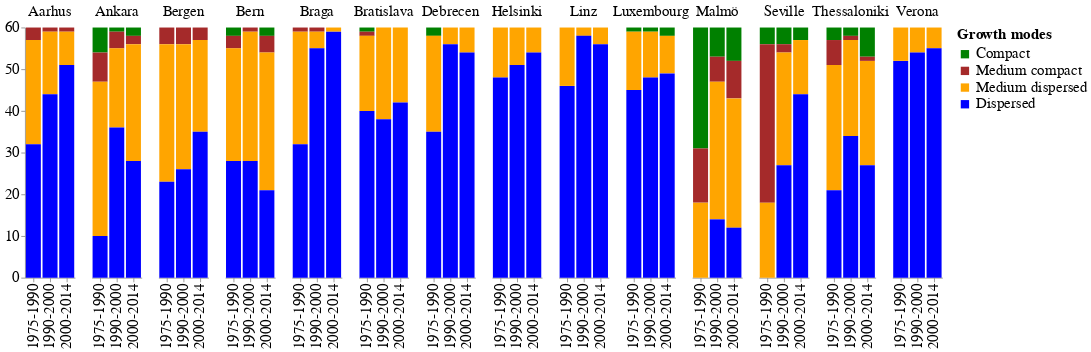

Here is the notebook cell this chart was saved with:
### Code cell
eddf_7590["Name"] = "1975-1990"
eddf_9000["Name"] = "1990-2000"
eddf_0014["Name"] = "2000-2014"
dfall = pd.concat([pd.melt(i.reset_index(),
                           id_vars=["Name", "index"]) # transform in tidy format each df
                   for i in [eddf_7590, eddf_9000, eddf_0014]],
                   ignore_index=True)
dfall = dfall.rename(columns={'variable': 'Growth modes'})
dfall['order'] = dfall['Growth modes'].replace(
    {val: i for i, val in enumerate([ 'Dispersed', 'Medium dispersed', 'Medium compact','Compact'])})

bars = alt.Chart(dfall).mark_bar().encode(

    # tell Altair which field to group columns on
    x=alt.X('Name:N', title=None),

    # tell Altair which field to use as Y values and how to calculate
    y=alt.Y('sum(value):Q',
        axis=alt.Axis(
            grid=False,
            title=None)),
    order='order', 
    # tell Altair which field to use to use as the set of columns to be  represented in each group
    column=alt.Column('index:N', title=None,header=alt.Header(labelFontSize=18)),

    # tell Altair which field to use for color segmentation 
    color=alt.Color('Growth modes:N',
                    sort=['Compact','Medium compact', 'Medium dispersed','Dispersed'], 
            scale=alt.Scale(
                # make it look pretty with an enjoyable color pallet
                range=['green', 'brown','orange','blue'],

            ),
        ))\
    .configure_view(
        # remove grid lines around column clusters
        strokeOpacity=0)\
    .configure_axis(labelFontSize=18,titleFontSize=18)
bars.configure_title(fontSize=30).configure_legend(
        titleFontSize=18,
        labelFontSize=18
        )

### Figure 1 — Vega-Lite specification as saved in the notebook (floating-point values rounded to 4 significant figures; data arrays with more than 128 entries replaced by an {"elided": "..."} marker saying what was removed)
{"config": {"view": {"continuousWidth": 400, "continuousHeight": 300, "strokeOpacity": 0}, "axis": {"labelFontSize": 18, "titleFontSize": 18}, "legend": {"labelFontSize": 18, "titleFontSize": 18}, "title": {"fontSize": 30}}, "data": {"name": "data-637a02f4fdc7caa9e988b9ebb82f6633"}, "mark": "bar", "encoding": {"color": {"field": "Growth modes", "scale": {"range": ["green", "brown", "orange", "blue"]}, "sort": ["Compact", "Medium compact", "Medium dispersed", "Dispersed"], "type": "nominal"}, "column": {"field": "index", "header": {"labelFontSize": 18}, "title": null, "type": "nominal"}, "order": {"field": "order", "type": "quantitative"}, "x": {"field": "Name", "title": null, "type": "nominal"}, "y": {"aggregate": "sum", "axis": {"grid": false, "title": null}, "field": "value", "type": "quantitative"}}, "$schema": "https://vega.github.io/schema/vega-lite/v4.17.0.json", "datasets": {"data-637a02f4fdc7caa9e988b9ebb82f6633": {"elided": "168 records"}}}
